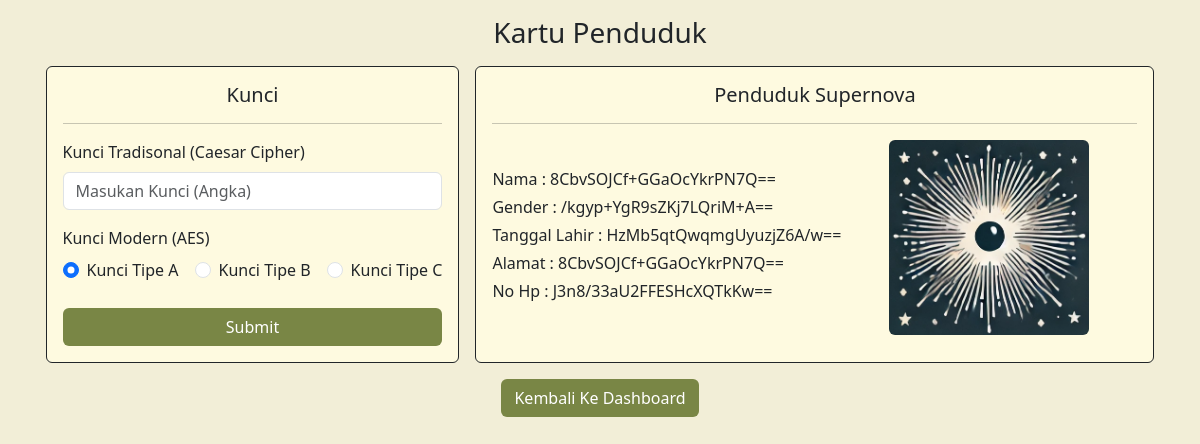
The page /admin_kartu.php?id=19 (signed in) on the database its author committed.
### tables this page shows
CREATE TABLE `data` (
  `id_data` int(11) NOT NULL,
  `nama` varchar(100) NOT NULL,
  `gender` varchar(25) NOT NULL,
  `tgl_lhr` varchar(25) NOT NULL,
  `noHp` varchar(25) NOT NULL,
  `alamat` text NOT NULL,
  `urlFoto` varchar(255) NOT NULL
);

### admin_kartu.php (the view, shortened to what this page needs)
<?php
include 'logic/koneksi.php';
if (isset($_GET['id'])) {
  $id = $_GET['id'];
  $sql = "SELECT * FROM data WHERE id_data = $id";
  $hasil = $konek->query($sql);
  $data = $hasil->fetch_assoc();
} else {
  header("Location: admin_penduduk.php");
}
?>
<!DOCTYPE html>
<html lang="en">
<head>
  <?php include 'component/head.php'; ?>
</head>
<body class="container-fluid  bg-putih-secondary">
  <div class="row">
    <div class="p-3">
      <h3 class="text-center mb-3">Kartu Penduduk</h3>
      <div class="d-flex gap-3 justify-content-center">
        <form class=" border rounded border-dark p-3 bg-putih-primary" action="" method="post">
          <h5 class="text-center">Kunci</h5>
          <hr>
          <div class="mb-3">
            <label for="kunci-caesar" class="form-label">Kunci Tradisonal (Caesar Cipher)</label>
            <input type="number" class="form-control w-100" id="kunci-caesar" name="kunci-caesar" placeholder="Masukan Kunci (Angka)" required>
          </div>
          <div class="mb-3">
            <label for="nama" class="form-label">Kunci Modern (AES)</label>
            <div class="d-flex gap-3">
              <div class="form-check">
                <input class="form-check-input" type="radio" id="A" value="A" name="kunci-aes" checked>
                <label for="A" class="form-label">Kunci Tipe A</label>
              </div>
              <div class="form-check">
                <input class="form-check-input" type="radio" id="B" value="B" name="kunci-aes">
                <label for="B" class="form-label">Kunci Tipe B</label>
              </div>
              <div class="form-check">
                <input class="form-check-input" type="radio" id="C" value="C" name="kunci-aes">
                <label for="C" class="form-label">Kunci Tipe C</label>
              </div>
            </div>
          </div>
          <div class="d-grid">
            <button type="submit" name="submit" class="btn btn-ijo-primary text-white">Submit</button>
          </div>
        </form>
        <?php
        if (!isset($dekripsi_data)) : ?>
          <div class=" border rounded border-dark p-3 bg-putih-primary ">
            <h5 class="text-center">Penduduk Supernova</h5>
            <hr>
            <div class="d-flex gap-5 justify-content-center align-items-center">
              <div class="w-100 gap-1">
                <p class="mb-1">Nama : <?= $data['nama'] ?></p>
                <p class="mb-1">Gender : <?= $data['gender'] ?></p>
                <p class="mb-1">Tanggal Lahir : <?= $data['tgl_lhr'] ?></p>
                <p class="mb-1">Alamat : <?= $data['nama'] ?></p>
                <p class="mb-1">No Hp : <?= $data['noHp'] ?></p>
              </div>
              <div class="me-5">
                <img src="img/img-card.png" alt="logo-dummy" class="rounded" style="width: 200px;;">
              </div>
            </div>
          </div>
        <?php endif ?>
      </div>
    </div>
    <div class="d-flex gap-3 justify-content-center">
      <a href="admin_penduduk.php"><button class="btn btn-ijo-primary text-white">Kembali Ke Dashboard</button></a>
    </div>
  </div>
</body>
</html>

### component/head.php (style rules this page uses)
* { margin: 0; padding: 0; box-sizing: border-box; }
.bg-putih-primary { background: #FEFAE0; }
.bg-putih-secondary { background: #F2EED7; }
.btn-ijo-primary { background: #798645; color: #FEFAE0; }

### rows shown on the page
data: nama "8CbvSOJCf+GGaOcYkrPN7Q==", gender "/kgyp+YgR9sZKj7LQriM+A==", tgl_lhr "HzMb5qtQwqmgUyuzjZ6A/w==", noHp "J3n8/33aU2FFESHcXQTkKw=="
